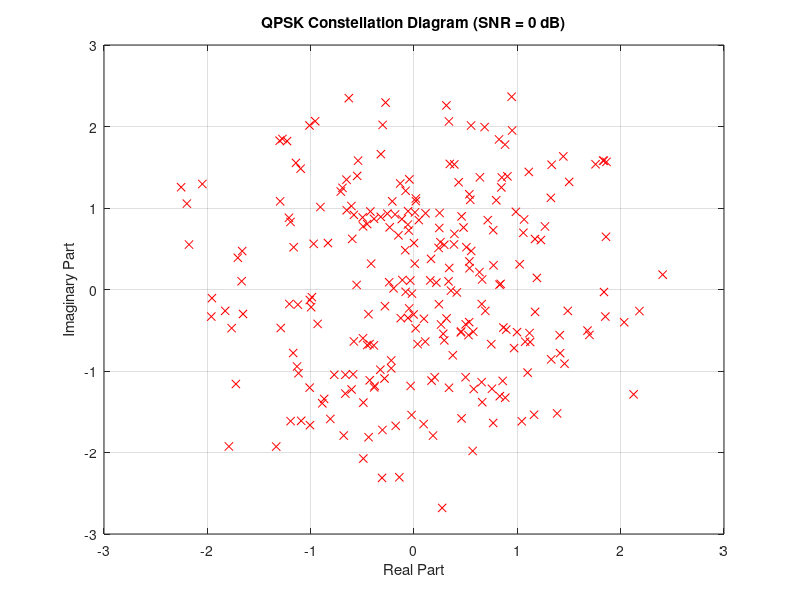
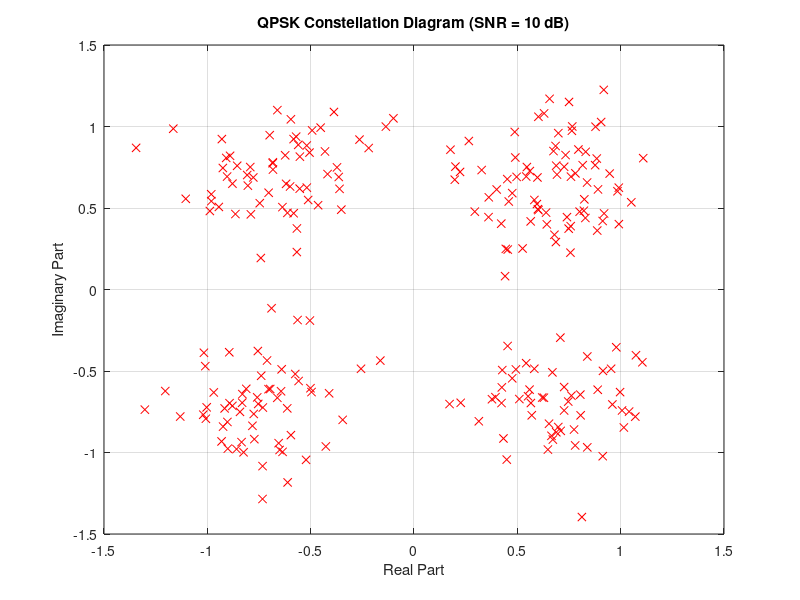
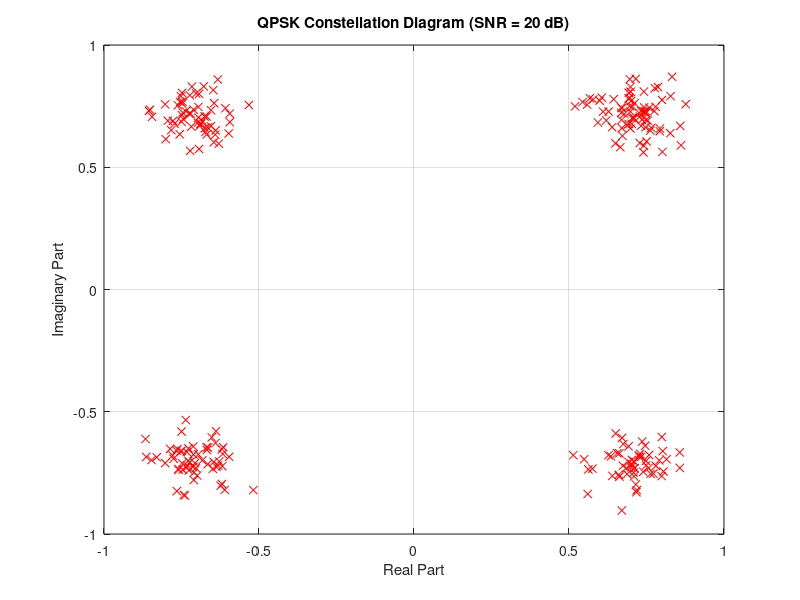

Source code (MATLAB) for these figures, in order:
% 參數設置
N = 500; % 位數
freqOffset = 3; % 頻率偏移
sampleRate = 1e6; % 取樣率
t = (0:N-1)/sampleRate; % 時間序列

% 生成隨機位序列
data = randi([0 1], 1, N); % 隨機位序列

% 將位序列對映到QPSK符號
dataSymbolsIn = bi2de(reshape(data, 2, []).', 'left-msb'); % .'是轉置運算子，用於將矩陣的行列互換
qpskSymbols = exp(1j*pi/4*(2*dataSymbolsIn + 1));

% 定義不同的 SNR 值
SNR_dB_values = [0, 10, 20];

for i = 1:length(SNR_dB_values)
    % 當前 SNR 值
    SNR_dB = SNR_dB_values(i);
    
    % 添加高斯白雜訊和頻率偏移
    snrLinear = 10^(SNR_dB/10); % 從對數單位(dB)轉換為線性單位
    noiseVariance = 1/(2*snrLinear); % 根據 SNR 計算雜訊變異數
    noise = sqrt(noiseVariance) * (randn(size(qpskSymbols)) + 1j*randn(size(qpskSymbols))); % 雜訊包含實部、虛部
    
    receivedSymbols = qpskSymbols + noise; %將生成的雜訊加到原始的QPSK符號
    
    % 繪製 QPSK 星座圖
    figure;
    plot(real(receivedSymbols), imag(receivedSymbols), 'rx'); % rx是LineSpec，r表示用紅色繪製，x表示用x標記每個點
    title(['QPSK Constellation Diagram (SNR = ' num2str(SNR_dB) ' dB)']);
    xlabel('Real Part');
    ylabel('Imaginary Part');
    grid on; % 開啟格線
end
